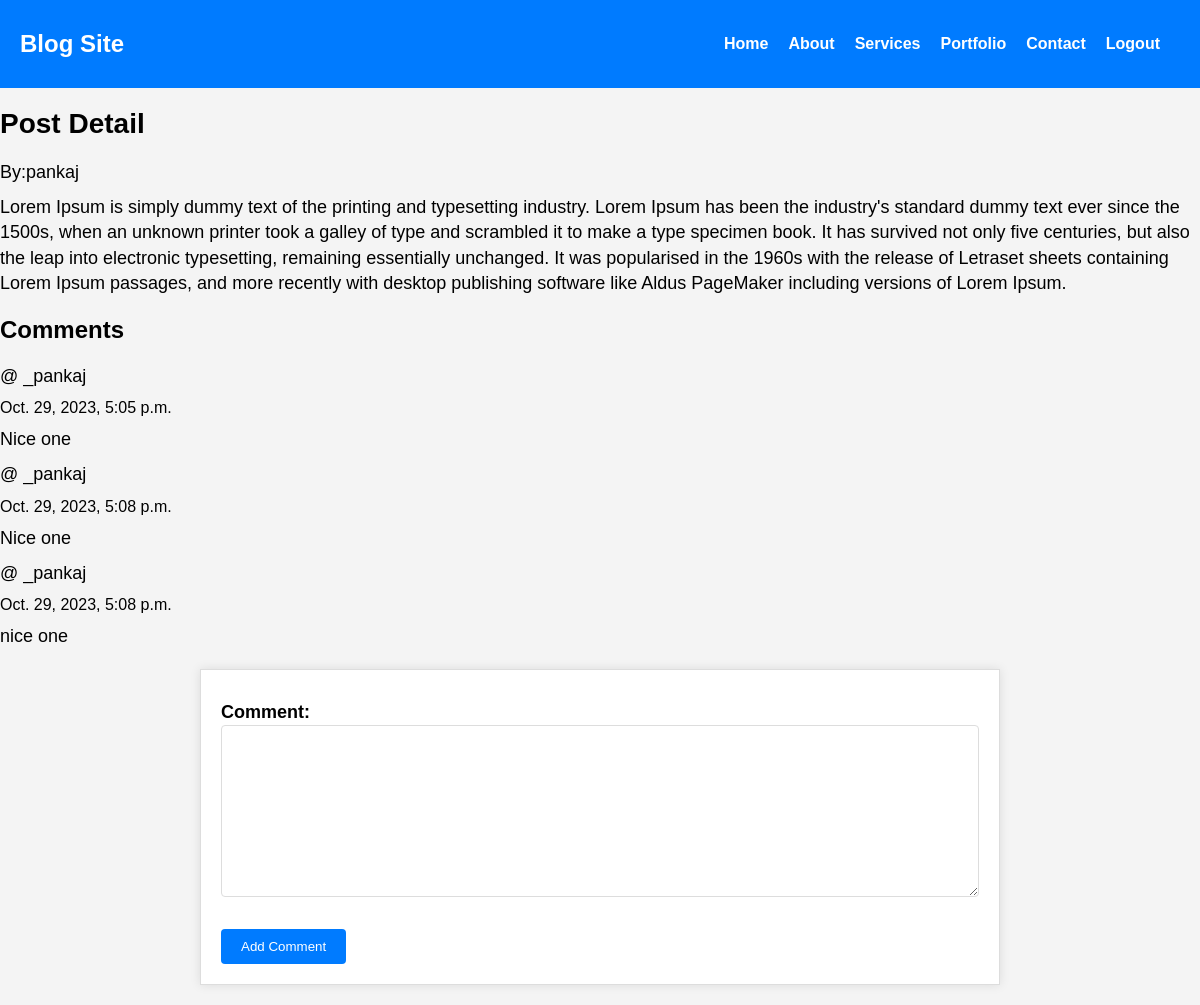
The page /authentication/detailpage/1/ (signed in) on the database its author committed.
### authentication/models.py (models this page shows)
class Post(models.Model):
    user=models.ForeignKey(User,on_delete=models.CASCADE)
    content=models.TextField()
    timestamp=models.DateTimeField(auto_now_add=True)

class Comment(models.Model):
    post=models.ForeignKey(Post,on_delete=models.CASCADE)
    user=models.ForeignKey(User,on_delete=models.CASCADE)
    comment=models.TextField()
    timestamp=models.DateTimeField(auto_now_add=True)

### authentication/views.py (the view)
# urls.py: path('detailpage/<int:id>/', views.detailposts, name='detailpage'),
@login_required(login_url="loginpage")
def detailposts(request, id):
    post = Post.objects.get(id=id)
    comments = Comment.objects.filter(post=post)  # Get comments associated with the post
    if request.method == "POST":
        form = CommentForm(request.POST)
        if form.is_valid():
            comment = form.save(commit=False)
            comment.user = request.user
            comment.post = post
            comment.save()
            return redirect("detailpage", id=id)  # Redirect back to the same detail page
    else:
        form = CommentForm()
    context = {
        "posts": post,
        "comments": comments,
        "forms": form
    }
    return render(request, "detailpage.html", context)

### authentication/forms.py
class CommentForm(forms.ModelForm):
    class Meta:
        model=Comment
        fields=['comment']

### templates/detailpage.html (shortened to what this page needs)
<!DOCTYPE html>
<html>
<head>
</head>
<body>
    <nav class="navbar">
        <div class="container">
            <h1 class="logo">Blog Site</h1>
            <ul class="nav-menu">
                <li><a href="{% url 'homepage' %}">Home</a></li>
                <li><a href="#">About</a></li>
                <li><a href="#">Services</a></li>
                <li><a href="#">Portfolio</a></li>
                <li><a href="#">Contact</a></li>
                <li><a href="{% url 'logoutpage' %}">Logout</a></li>
            </ul>
        </div>
    </nav>
    <h1>Post Detail</h1>
    <p>By:{{ posts.user }}</p>
    <p>{{ posts.content }}</p>
    <h2>Comments</h2>
    {% for comment in comments %}
    <p>@ {{ comment.user }}</p>
   {{ comment.timestamp }}</p>
        <p>{{ comment.comment }}</p>
    {% empty %}
        <p>No comments yet.</p>
    {% endfor %}
    <form method="post">
        {{ forms.as_p }}
        <button type="Submit">Add Comment</button>
    </form>
</body>
</html>

### templates/detailpage.html (style rules this page uses)
* { margin: 0; padding: 0; box-sizing: border-box; }
.navbar { background-color: #007bff; color: #fff; display: flex; justify-content: space-between; align-items: center; padding: 10px 0; }
.container { max-width: 1200px; width: 100%; margin: 0 auto; padding: 0 20px; display: flex; justify-content: space-between; align-items: center; }
.logo { font-size: 24px; }
.nav-menu { list-style: none; display: flex; }
.nav-menu li { margin-right: 20px; }
.nav-menu a { text-decoration: none; color: #fff; font-weight: bold; transition: color 0.3s; }
body { font-family: Arial, sans-serif; background-color: #f4f4f4; margin: 0; padding: 0; }
form { background-color: #fff; max-width: 800px; margin: 20px auto; padding: 20px; border: 1px solid #ddd; box-shadow: 0 0 10px rgba(0, 0, 0, 0.1); }
form label { display: block; font-weight: bold; }
form input[type="text"], form textarea { width: 100%; padding: 10px; margin-bottom: 15px; border: 1px solid #ddd; border-radius: 4px; }
form button { background-color: #007BFF; color: #fff; border: none; padding: 10px 20px; border-radius: 4px; cursor: pointer; }
h1 { font-size: 28px; margin: 20px 0; }
h2 { font-size: 24px; margin: 20px 0; }
p { font-size: 18px; margin: 10px 0; line-height: 1.4; }
form { margin-top: 20px; }
button { background-color: #007BFF; color: #fff; border: none; padding: 10px 20px; border-radius: 4px; cursor: pointer; }

### rows shown on the page
Post: user "pankaj", content "Lorem Ipsum is simply dummy text of the printing and typesetting industry. Lorem Ipsum has been the industry's standard dummy text ever since the 1500s, when an unknown printer took a galley of type and scrambled it to make a type specimen book. It has survived not only five centuries, but also the leap into electronic typesetting, remaining essentially unchanged. It was popularised in the 1960s with the release of Letraset sheets containing Lorem Ipsum passages, and more recently with desktop publishing software like Aldus PageMaker including versions of Lorem Ipsum."
Comment: user "_pankaj", timestamp "Oct. 29, 2023, 5:05 p.m.", comment "Nice one"
Comment: user "_pankaj", timestamp "Oct. 29, 2023, 5:08 p.m.", comment "Nice one"
Comment: user "_pankaj", timestamp "Oct. 29, 2023, 5:08 p.m.", comment "nice one"
